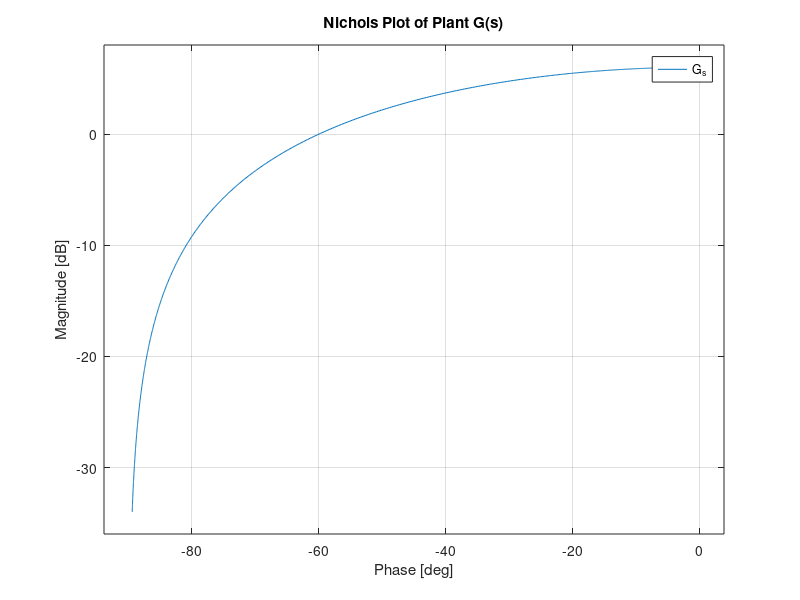

Write the MATLAB code that produced this figure. (Note: this script raises an error after producing the figure.)
%% ==============================================================
%  EXERCICE 4 – FIRST ORDER PLANT, PI DIGITAL CONTROL
%  G(s) = 2 / (1 + 0.1 s)
%  Desired damping factor λ = 0.42
%  Te = 0.01 s
% ==============================================================
clear; clc; close all;

Te = 0.01;          % Sampling period
s  = tf('s');

%% ==============================================================
% 1) DEFINE THE CONTINUOUS PLANT G(s)
%    G(s) = K / (1 + τ s)  with  K = 2, τ = 0.1
% ==============================================================
K = 2;
tau = 0.1;
G_s = K / (1 + tau*s);

disp('Continuous plant G(s):');
G_s

%% ==============================================================
% 2) DIGITAL TRANSFER FUNCTION OF THE SYSTEM (ZOH)
%    Using the classical ZOH discretization:
%      G(z) = c2d(G(s), Te, 'zoh')
% ==============================================================
G_z = c2d(G_s, Te, 'zoh');
disp('Digital plant G(z):');
G_z

%% ==============================================================
% 3) NICHOLS PLOT OF THE CONTINUOUS PLANT
%    Used to estimate Kp based on damping contour (λ = 0.42)
% ==============================================================
figure;
nichols(G_s); grid on;
title('Nichols Plot of Plant G(s)');

%% ==============================================================
% 4) COMPUTE THE PROPORTIONAL GAIN Kp USING DAMPING SPECIFICATION
%
%  Desired damping factor:
%       λ = 0.42
%
%  Resonance factor:
%       Q = 1 / (2 λ sqrt(1 - λ^2))
%
%  Closed-loop damping specification is satisfied when L(jw)
%  intersects the Q-contour on Nichols.
%
%  We solve analytically:
%
%   Q^2 = |L|^2 / (1 + 2|L| cos φ + |L|^2)
%   with  L(jω) = Kp * G(jω)
%
%   → quadratic equation in Kp:
%
%   (Q^2 − 1)|G|^2 Kp^2 + 2 Q^2 |G| cosφ Kp + Q^2 = 0
%
%  We compute Kp over a frequency grid and pick median.
% ==============================================================
lambda = 0.42;
Q = 1/(2*lambda*sqrt(1-lambda^2));
fprintf("\nDesired damping λ = %.2f → Q = %.4f\n", lambda, Q);

% Frequency grid and frequency response
w = logspace(-1,3,1500);
Gjw = squeeze(freqresp(G_s,w));
magG = abs(Gjw);
phiG = angle(Gjw);

% Solve quadratic at each frequency
Kp_list = NaN(size(w));

for k = 1:length(w)
    g = magG(k);
    c = cos(phiG(k));
    A = (Q^2 - 1) * g^2;
    B = 2 * Q^2 * c * g;
    C = Q^2;
    D = B^2 - 4*A*C;
    if D < 0, continue; end

    K1 = (-B + sqrt(D)) / (2*A);
    K2 = (-B - sqrt(D)) / (2*A);
    K_pos = max([K1 K2]);
    if K_pos > 0
        Kp_list(k) = K_pos;
    end
end

Kp_valid = Kp_list(~isnan(Kp_list));
Kp = median(Kp_valid);

fprintf("Estimated proportional gain Kp = %.4f\n", Kp);

%% ==============================================================
% 5) COMPUTE Ti FROM:
%
%   Ti = 5 / ωr
%
%  For first-order system, the resonant frequency is approximated
%  by the "break frequency" of the system:
%
%     ωr ≈ 1 / τ
%
%  This is valid because first-order systems do NOT have a true
%  resonance peak.
% ==============================================================
omega_r = 1/tau;
Ti = 5 / omega_r;

fprintf("\nResonant frequency ωr = %.4f rad/s\n", omega_r);
fprintf("Integral time Ti = %.4f\n", Ti);

%% ==============================================================
% 6) CONTINUOUS PI CONTROLLER:
%
%       C(s) = Kp ( 1 + 1/(Ti s) )
% ==============================================================
C_s = Kp * (1 + 1/(Ti*s));

disp('Continuous PI controller C(s):');
C_s

%% ==============================================================
% 7) DIGITAL PI CONTROLLER (ZOH)
% ==============================================================
C_z = c2d(C_s, Te, 'zoh');
disp('Digital PI controller C(z):');
C_z

%% --- Robust extraction of digital PI coefficients ---
[numC, denC] = tfdata(C_z,'v');
numC = numC(:).';  % force row

b0 = numC(1);

if length(numC) >= 2
    b1 = numC(2);
else
    b1 = 0;
end

fprintf("\nDigital PI recursive equation:\n");

if b1 == 0
    fprintf("u[k] = u[k-1] + %.6f * e[k]\n", b0);
else
    fprintf("u[k] = u[k-1] + %.6f * e[k] + %.6f * e[k-1]\n", b0, b1);
end

%% ==============================================================
% 8) RECURSIVE EQUATION OF THE CONTROLLER
%
%   If C(z) = (b0 z + b1)/(z - 1),
%   then:
%
%       u[k] = u[k-1] + b0 e[k] + b1 e[k-1]
% ==============================================================
fprintf("\nRecursive PI equation:\n");
fprintf("u[k] = u[k-1] + %.6f e[k] + %.6f e[k-1]\n", b0, b1);

% %% ==============================================================
% % 9) VALIDATION: CLOSED-LOOP RESPONSE (DIGITAL)
% % ==============================================================
% Lz = minreal(C_z * G_z);
% 
% if any(isnan(Lz.Numerator{:})) || any(isnan(Lz.Denominator{:}))
%     error("Open-loop contains NaN. Fix Kp or Ti.");
% end
% 
% CL = feedback(Lz, 1);
% 
% if any(isnan(CL.Numerator{:})) || any(isnan(CL.Denominator{:}))
%     error("Closed-loop contains NaN. Controller not valid.");
% end
% 
% figure; step(CL); grid on;
% figure;
% grid on;
% title('Closed-loop Step Response with Digital PI Controller');
